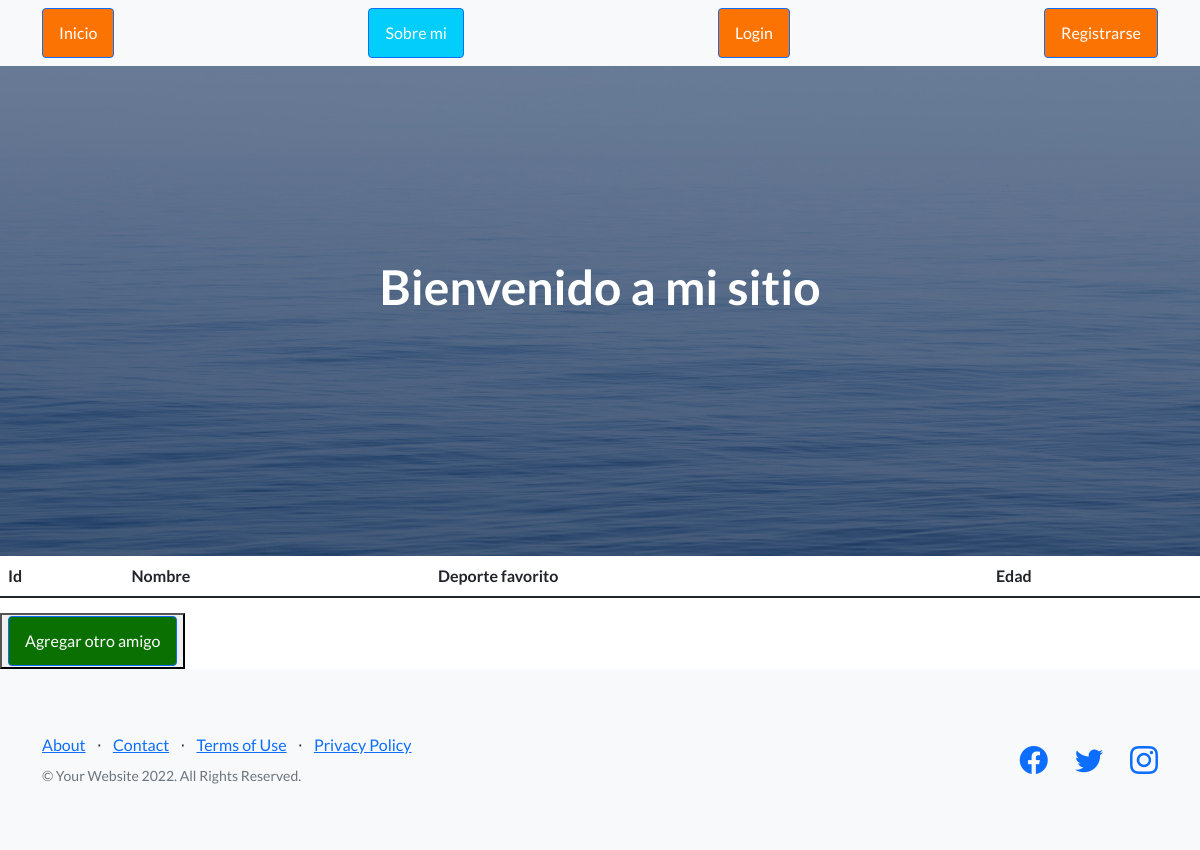
The page /Axel_app/lista_amigos on the database as committed earlier.
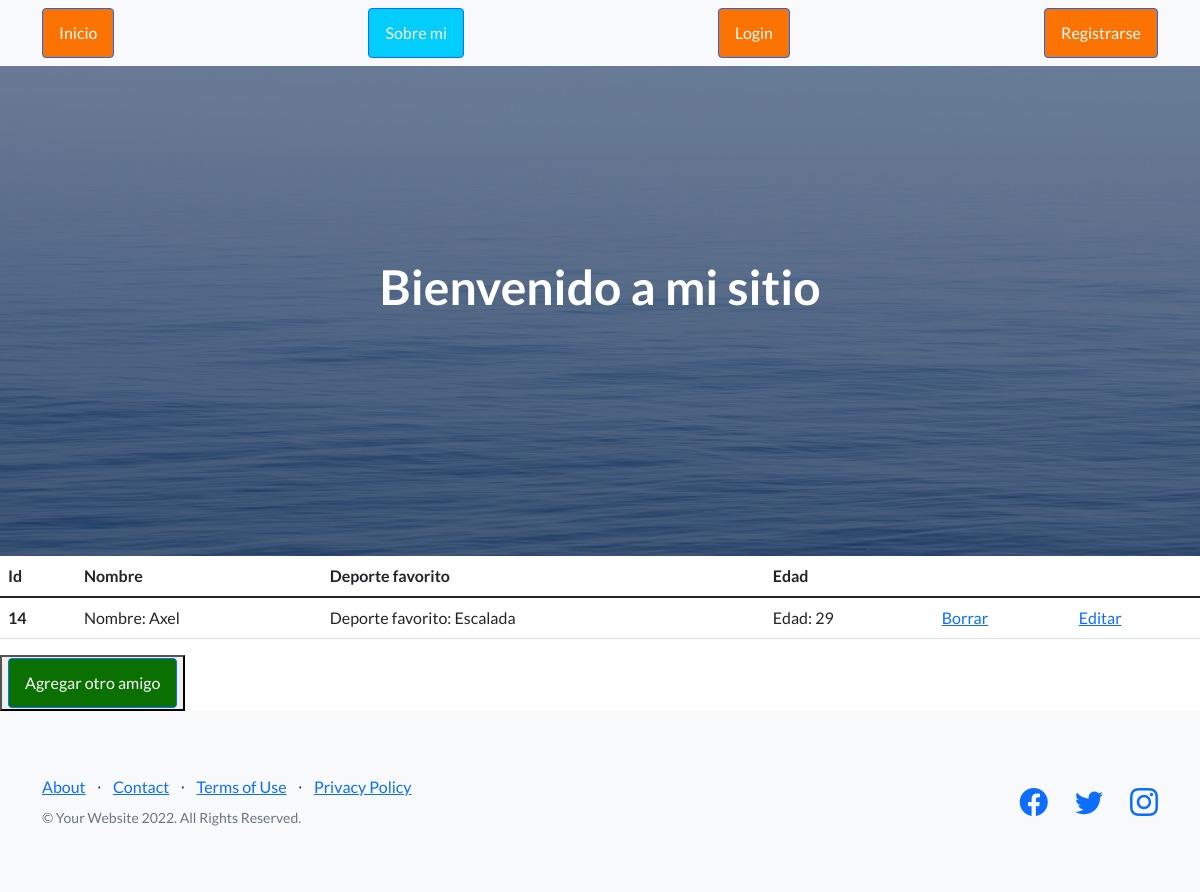
The same page on the database as committed later.
### Axel_app/models.py (models this page shows, shortened)
class Amigos(models.Model):
    nombre = models.CharField(max_length=30)
    deporte_favorito = models.CharField(max_length=30)
    edad = models.IntegerField()

### Axel_app/views.py (the view)
# urls.py: path("lista_amigos", views.lista_amigos, name='amigos'),
def lista_amigos(request):
    lista_amigos = Amigos.objects.all()
    avatares = Avatar.objects.filter(user=request.user.id)
    if avatares:
        datos_dicc_amigos = {"datos":lista_amigos, "url":avatares[0].imagen.url}
    else:
        default = '/static/Axel_app/images/standard_profile.jpg'
        datos_dicc_amigos = {"datos":lista_amigos, "url":default}
    return render(request, "plantilla_amigos.html", datos_dicc_amigos)

### Axel_app/templates/plantilla_amigos.html (shortened to what this page needs)
{% extends "padre.html" %}
{% load static %}
{% block contenido %}
<main>
    <table class="table">
        <thead>
          <tr>
            <th scope="col">Id</th>
            <th scope="col">Nombre</th>
            <th scope="col">Deporte favorito</th>
            <th scope="col">Edad</th>
          </tr>
        </thead>
        <tbody>
            <tr>
                {% for n in datos %}
                <th scope="row">{{n.id}}</th>
                <td>Nombre: {{n.nombre}} </td>
                <td>Deporte favorito: {{n.deporte_favorito}} </td>
                <td>Edad: {{n.edad}} </td>
                <td><a href="{% url 'borrar_amigo' n.id %}">Borrar</a></td>
                <td><a href="{% url 'editar_amigo' n.id %}">Editar</a></td>
            </tr>
            {% endfor %}
        </tbody>
      </table>
    <button>
        <a class="btn btn-primary" href="{% url 'alta_amigos' %}" style="background-color: rgb(10, 112, 1);">Agregar otro amigo</a>
    </button>
</main>
{% endblock %}

Rows that differ between the two databases and show on the page:
added Amigos: id "14", nombre "Axel", deporte_favorito "Escalada", edad "29"
